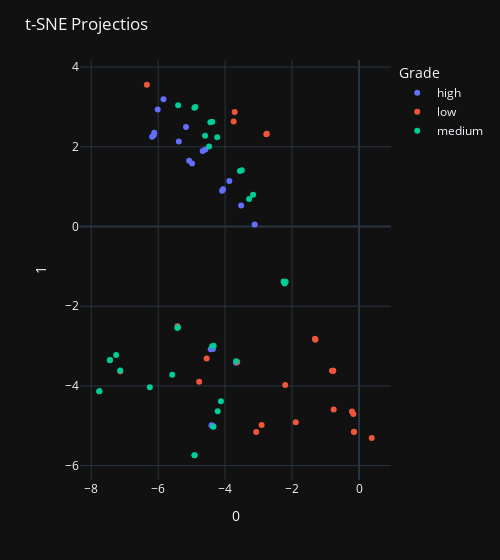

Write notebook code for a chart like this one.
### Code cell
from sklearn.manifold import TSNE


tsne = TSNE(n_components=2, random_state=0)
projections = tsne.fit_transform(data[features])

fig = px.scatter(
    projections, x=0, y=1,
    color=data['Grade'], labels={'color': 'Grade'},
    template='plotly_dark',
    width=500
)
fig.update_layout(title="t-SNE Projectios")
fig.show()

pio.write_image(fig, 
                '../reports/Projections from t-SNE.png',
                scale=1)

### Figure 1 — Plotly figure (JSON) as saved in the notebook; plotly's stock layout.template omitted (floating-point values rounded to 4 significant figures)
{"data": [{"hovertemplate": "Grade=high<br>0=%{x}<br>1=%{y}<extra></extra>", "legendgroup": "high", "marker": {"color": "#636efa", "symbol": "circle"}, "mode": "markers", "name": "high", "orientation": "v", "showlegend": true, "type": "scatter", "x": [-6.013, -6.181, -5.384, -2.239, -3.675, -4.35, -6.118, -5.168, -3.118, -4.987, -4.09, -4.374, -4.669, -4.406, -6.133, -5.841, -4.364, -4.592, -4.431, -3.874, -4.061, -5.075, -3.521], "xaxis": "x", "y": [2.933, 2.251, 2.135, -1.394, -3.42, -5.013, 2.354, 2.498, 0.05195, 1.578, 0.8967, -5.013, 1.892, -4.988, 2.289, 3.193, -3.074, 1.934, -3.077, 1.14, 0.9324, 1.65, 0.5254], "yaxis": "y"}, {"hovertemplate": "Grade=low<br>0=%{x}<br>1=%{y}<extra></extra>", "legendgroup": "low", "marker": {"color": "#EF553B", "symbol": "circle"}, "mode": "markers", "name": "low", "orientation": "v", "showlegend": true, "type": "scatter", "x": [-0.1524, -6.338, -3.637, -0.757, -0.1691, -1.314, -0.7733, 0.3788, -3.746, -2.754, -4.552, -3.715, -0.1504, -5.424, -3.07, -0.7696, -0.2116, -2.769, -4.775, -2.205, -1.307, -1.302, -1.89, -0.8077, -2.91, -7.131], "xaxis": "x", "y": [-5.153, 3.557, -3.402, -4.591, -4.706, -2.815, -3.621, -5.304, 2.634, 2.325, -3.313, 2.874, -5.152, -2.504, -5.154, -3.617, -4.639, 2.318, -3.892, -3.979, -2.835, -2.835, -4.911, -3.616, -4.978, -3.633], "yaxis": "y"}, {"hovertemplate": "Grade=medium<br>0=%{x}<br>1=%{y}<extra></extra>", "legendgroup": "medium", "marker": {"color": "#00cc96", "symbol": "circle"}, "mode": "markers", "name": "medium", "orientation": "v", "showlegend": true, "type": "scatter", "x": [-4.919, -4.126, -4.353, -4.237, -6.249, -5.405, -7.44, -7.757, -7.134, -4.913, -5.58, -3.166, -4.44, -3.669, -7.255, -4.385, -4.89, -2.219, -4.478, -2.221, -7.442, -7.759, -4.914, -3.284, -4.599, -2.192, -5.426, -3.501, -3.559, -4.387, -5.408, -2.254, -4.222, -4.343], "xaxis": "x", "y": [2.981, -4.387, -5.022, 2.241, -4.036, 3.041, -3.354, -4.135, -3.614, -5.74, -3.72, 0.7948, 2.618, -3.379, -3.221, 2.627, 3.001, -1.401, 2.007, -1.428, -3.352, -4.131, -5.738, 0.6919, 2.28, -1.384, -2.546, 1.411, 1.391, -3.002, -2.527, -1.38, -4.638, -2.995], "yaxis": "y"}], "layout": {"legend": {"title": {"text": "Grade"}, "tracegroupgap": 0}, "margin": {"t": 60}, "title": {"text": "t-SNE Projectios"}, "width": 500, "xaxis": {"anchor": "y", "domain": [0, 1], "title": {"text": "0"}}, "yaxis": {"anchor": "x", "domain": [0, 1], "title": {"text": "1"}}}}
